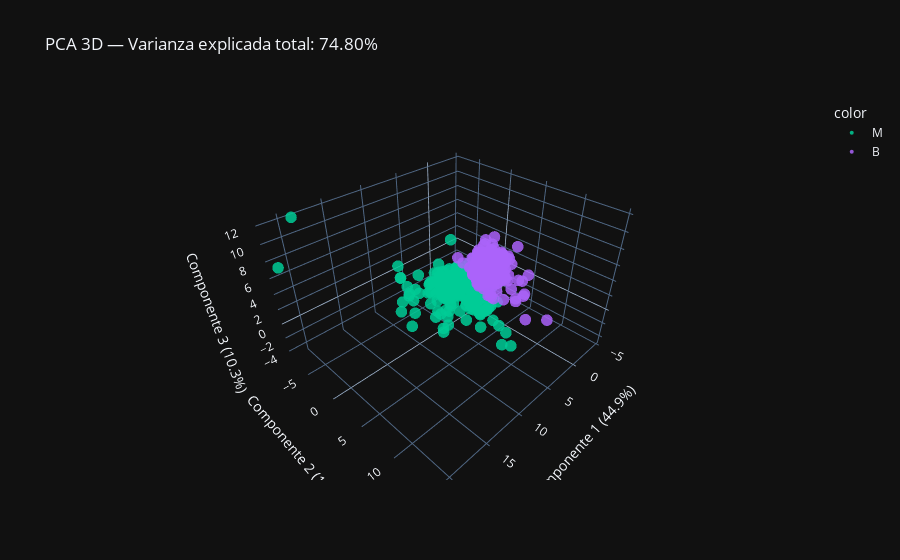

The cell this chart's notebook holds for it:
### Code cell
import plotly.express as px
from sklearn.decomposition import PCA

# --- PCA con 3 componentes ---
pca3d = PCA(n_components=3, random_state=42)
X_pca3d = pca3d.fit_transform(df_2)

# Varianza explicada
varianza_total = pca3d.explained_variance_ratio_.sum() * 100
print(f"Varianza total explicada por 3 componentes: {varianza_total:.2f}%")

# --- Gráfico interactivo ---
fig_pca3d = px.scatter_3d(
    x=X_pca3d[:,0],
    y=X_pca3d[:,1],
    z=X_pca3d[:,2],
    color=df_2_original['diagnosis'],  # usamos la etiqueta mapeada
    title=f"PCA 3D — Varianza explicada total: {varianza_total:.2f}%",
    labels={
        "x": f"Componente 1 ({pca3d.explained_variance_ratio_[0]*100:.1f}%)",
        "y": f"Componente 2 ({pca3d.explained_variance_ratio_[1]*100:.1f}%)",
        "z": f"Componente 3 ({pca3d.explained_variance_ratio_[2]*100:.1f}%)",
    },
    color_discrete_map={'Benigno': '#00CC96', 'Maligno': '#EF553B'},
    template="plotly_dark"
)

fig_pca3d.update_traces(marker=dict(size=4, opacity=0.85))
fig_pca3d.update_layout(scene=dict(
    xaxis=dict(showbackground=False),
    yaxis=dict(showbackground=False),
    zaxis=dict(showbackground=False),
))
fig_pca3d.show()

### Figure 1 — Plotly figure (JSON) as saved in the notebook; plotly's stock layout.template omitted (floating-point values rounded to 4 significant figures; data arrays with more than 128 entries replaced by an {"elided": "..."} marker saying what was removed)
{"data": [{"hovertemplate": "color=M<br>Componente 1 (44.9%)=%{x}<br>Componente 2 (19.6%)=%{y}<br>Componente 3 (10.3%)=%{z}<extra></extra>", "legendgroup": "M", "marker": {"color": "#00cc96", "opacity": 0.85, "size": 4, "symbol": "circle"}, "mode": "markers", "name": "M", "scene": "scene", "showlegend": true, "type": "scatter3d", "x": {"elided": "212 float values"}, "y": {"elided": "212 float values"}, "z": {"elided": "212 float values"}}, {"hovertemplate": "color=B<br>Componente 1 (44.9%)=%{x}<br>Componente 2 (19.6%)=%{y}<br>Componente 3 (10.3%)=%{z}<extra></extra>", "legendgroup": "B", "marker": {"color": "#ab63fa", "opacity": 0.85, "size": 4, "symbol": "circle"}, "mode": "markers", "name": "B", "scene": "scene", "showlegend": true, "type": "scatter3d", "x": {"elided": "357 float values"}, "y": {"elided": "357 float values"}, "z": {"elided": "357 float values"}}], "layout": {"legend": {"title": {"text": "color"}, "tracegroupgap": 0}, "scene": {"domain": {"x": [0, 1], "y": [0, 1]}, "xaxis": {"showbackground": false, "title": {"text": "Componente 1 (44.9%)"}}, "yaxis": {"showbackground": false, "title": {"text": "Componente 2 (19.6%)"}}, "zaxis": {"showbackground": false, "title": {"text": "Componente 3 (10.3%)"}}}, "title": {"text": "PCA 3D — Varianza explicada total: 74.80%"}}}
